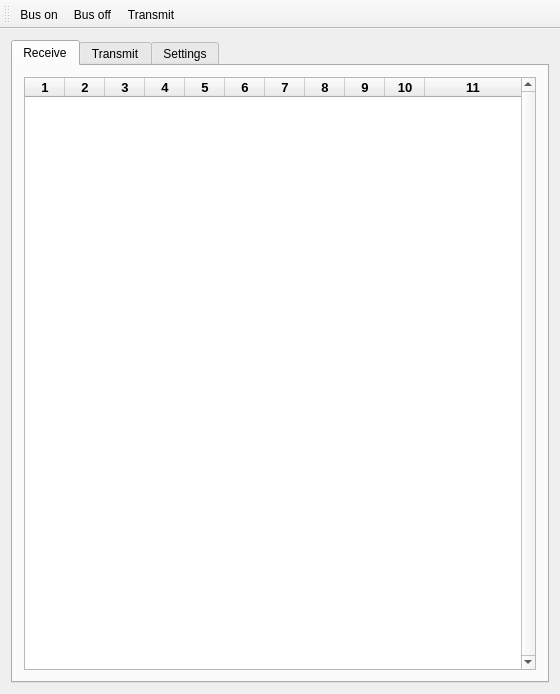
<?xml version="1.0" encoding="UTF-8"?>
<ui version="4.0">
 <class>MainWindow</class>
 <widget class="QMainWindow" name="MainWindow">
  <property name="geometry">
   <rect>
    <x>0</x>
    <y>0</y>
    <width>558</width>
    <height>694</height>
   </rect>
  </property>
  <property name="contextMenuPolicy">
   <enum>Qt::ActionsContextMenu</enum>
  </property>
  <property name="windowTitle">
   <string>Qt CAN Demo</string>
  </property>
  <widget class="QWidget" name="centralWidget">
   <layout class="QVBoxLayout" name="verticalLayout_2">
    <item>
     <widget class="QTabWidget" name="tabWidget">
      <property name="currentIndex">
       <number>0</number>
      </property>
      <widget class="QWidget" name="tab">
       <attribute name="title">
        <string>Receive</string>
       </attribute>
       <layout class="QVBoxLayout" name="verticalLayout_5">
        <item>
         <widget class="QTableWidget" name="tableWidgetOutput">
          <property name="font">
           <font>
            <family>System</family>
            <pointsize>10</pointsize>
            <weight>75</weight>
            <bold>true</bold>
           </font>
          </property>
          <property name="verticalScrollBarPolicy">
           <enum>Qt::ScrollBarAlwaysOn</enum>
          </property>
          <property name="alternatingRowColors">
           <bool>true</bool>
          </property>
          <property name="gridStyle">
           <enum>Qt::DotLine</enum>
          </property>
          <property name="sortingEnabled">
           <bool>false</bool>
          </property>
          <property name="wordWrap">
           <bool>false</bool>
          </property>
          <property name="cornerButtonEnabled">
           <bool>false</bool>
          </property>
          <property name="rowCount">
           <number>0</number>
          </property>
          <property name="columnCount">
           <number>11</number>
          </property>
          <attribute name="horizontalHeaderDefaultSectionSize">
           <number>40</number>
          </attribute>
          <attribute name="horizontalHeaderStretchLastSection">
           <bool>true</bool>
          </attribute>
          <attribute name="verticalHeaderVisible">
           <bool>false</bool>
          </attribute>
          <attribute name="verticalHeaderDefaultSectionSize">
           <number>12</number>
          </attribute>
          <attribute name="verticalHeaderHighlightSections">
           <bool>false</bool>
          </attribute>
          <attribute name="verticalHeaderMinimumSectionSize">
           <number>10</number>
          </attribute>
          <column/>
          <column/>
          <column/>
          <column/>
          <column/>
          <column/>
          <column/>
          <column/>
          <column/>
          <column/>
          <column/>
         </widget>
        </item>
       </layout>
      </widget>
      <widget class="QWidget" name="tab_3">
       <attribute name="title">
        <string>Transmit</string>
       </attribute>
       <layout class="QVBoxLayout" name="verticalLayout_7">
        <item>
         <widget class="QGroupBox" name="groupBox_4">
          <property name="title">
           <string>Message</string>
          </property>
          <layout class="QVBoxLayout" name="verticalLayout_8">
           <item>
            <layout class="QHBoxLayout" name="horizontalLayout_6">
             <item>
              <widget class="QLabel" name="label_6">
               <property name="minimumSize">
                <size>
                 <width>60</width>
                 <height>0</height>
                </size>
               </property>
               <property name="text">
                <string>ID</string>
               </property>
               <property name="alignment">
                <set>Qt::AlignRight|Qt::AlignTrailing|Qt::AlignVCenter</set>
               </property>
              </widget>
             </item>
             <item>
              <widget class="QSpinBox" name="spinBoxID">
               <property name="maximum">
                <number>536870911</number>
               </property>
              </widget>
             </item>
             <item>
              <widget class="QCheckBox" name="checkBoxExtID">
               <property name="text">
                <string>Extended</string>
               </property>
              </widget>
             </item>
             <item>
              <spacer name="horizontalSpacer_6">
               <property name="orientation">
                <enum>Qt::Horizontal</enum>
               </property>
               <property name="sizeHint" stdset="0">
                <size>
                 <width>40</width>
                 <height>20</height>
                </size>
               </property>
              </spacer>
             </item>
            </layout>
           </item>
           <item>
            <layout class="QHBoxLayout" name="horizontalLayout_5">
             <item>
              <widget class="QLabel" name="label_5">
               <property name="minimumSize">
                <size>
                 <width>60</width>
                 <height>0</height>
                </size>
               </property>
               <property name="text">
                <string>DLC</string>
               </property>
               <property name="alignment">
                <set>Qt::AlignRight|Qt::AlignTrailing|Qt::AlignVCenter</set>
               </property>
              </widget>
             </item>
             <item>
              <widget class="QSpinBox" name="spinBoxDLC">
               <property name="maximum">
                <number>8</number>
               </property>
              </widget>
             </item>
             <item>
              <spacer name="horizontalSpacer_5">
               <property name="orientation">
                <enum>Qt::Horizontal</enum>
               </property>
               <property name="sizeHint" stdset="0">
                <size>
                 <width>40</width>
                 <height>20</height>
                </size>
               </property>
              </spacer>
             </item>
            </layout>
           </item>
           <item>
            <layout class="QHBoxLayout" name="horizontalLayout_3">
             <item>
              <widget class="QLabel" name="label_4">
               <property name="minimumSize">
                <size>
                 <width>60</width>
                 <height>0</height>
                </size>
               </property>
               <property name="text">
                <string>Data 0..7</string>
               </property>
               <property name="alignment">
                <set>Qt::AlignRight|Qt::AlignTrailing|Qt::AlignVCenter</set>
               </property>
              </widget>
             </item>
             <item>
              <widget class="QSpinBox" name="spinBoxData0">
               <property name="maximum">
                <number>255</number>
               </property>
              </widget>
             </item>
             <item>
              <widget class="QSpinBox" name="spinBoxData1">
               <property name="maximum">
                <number>255</number>
               </property>
              </widget>
             </item>
             <item>
              <widget class="QSpinBox" name="spinBoxData2">
               <property name="maximum">
                <number>255</number>
               </property>
              </widget>
             </item>
             <item>
              <widget class="QSpinBox" name="spinBoxData3">
               <property name="maximum">
                <number>255</number>
               </property>
              </widget>
             </item>
             <item>
              <widget class="QSpinBox" name="spinBoxData4">
               <property name="maximum">
                <number>255</number>
               </property>
              </widget>
             </item>
             <item>
              <widget class="QSpinBox" name="spinBoxData5">
               <property name="maximum">
                <number>255</number>
               </property>
              </widget>
             </item>
             <item>
              <widget class="QSpinBox" name="spinBoxData6">
               <property name="maximum">
                <number>255</number>
               </property>
              </widget>
             </item>
             <item>
              <widget class="QSpinBox" name="spinBoxData7">
               <property name="maximum">
                <number>255</number>
               </property>
              </widget>
             </item>
             <item>
              <spacer name="horizontalSpacer_3">
               <property name="orientation">
                <enum>Qt::Horizontal</enum>
               </property>
               <property name="sizeHint" stdset="0">
                <size>
                 <width>40</width>
                 <height>20</height>
                </size>
               </property>
              </spacer>
             </item>
            </layout>
           </item>
          </layout>
         </widget>
        </item>
        <item>
         <spacer name="verticalSpacer_2">
          <property name="orientation">
           <enum>Qt::Vertical</enum>
          </property>
          <property name="sizeHint" stdset="0">
           <size>
            <width>20</width>
            <height>40</height>
           </size>
          </property>
         </spacer>
        </item>
       </layout>
      </widget>
      <widget class="QWidget" name="tab_2">
       <attribute name="title">
        <string>Settings</string>
       </attribute>
       <layout class="QVBoxLayout" name="verticalLayout">
        <item>
         <widget class="QGroupBox" name="groupBox">
          <property name="title">
           <string>Channel</string>
          </property>
          <layout class="QVBoxLayout" name="verticalLayout_3">
           <item>
            <layout class="QHBoxLayout" name="horizontalLayout_4">
             <item>
              <widget class="QComboBox" name="comboBoxChannel">
               <property name="sizePolicy">
                <sizepolicy hsizetype="Minimum" vsizetype="Fixed">
                 <horstretch>0</horstretch>
                 <verstretch>0</verstretch>
                </sizepolicy>
               </property>
               <property name="minimumSize">
                <size>
                 <width>200</width>
                 <height>0</height>
                </size>
               </property>
              </widget>
             </item>
             <item>
              <widget class="QPushButton" name="pushButtonRefresh">
               <property name="maximumSize">
                <size>
                 <width>228</width>
                 <height>16777215</height>
                </size>
               </property>
               <property name="text">
                <string>Refresh</string>
               </property>
              </widget>
             </item>
             <item>
              <spacer name="horizontalSpacer_4">
               <property name="orientation">
                <enum>Qt::Horizontal</enum>
               </property>
               <property name="sizeHint" stdset="0">
                <size>
                 <width>40</width>
                 <height>20</height>
                </size>
               </property>
              </spacer>
             </item>
            </layout>
           </item>
           <item>
            <widget class="QCheckBox" name="checkBoxExclusive">
             <property name="text">
              <string>Exclusive</string>
             </property>
            </widget>
           </item>
           <item>
            <widget class="QCheckBox" name="checkBoxSilentMode">
             <property name="text">
              <string>Silent mode</string>
             </property>
            </widget>
           </item>
          </layout>
         </widget>
        </item>
        <item>
         <widget class="QGroupBox" name="groupBox_2">
          <property name="title">
           <string>Bus Parameters</string>
          </property>
          <layout class="QVBoxLayout" name="verticalLayout_4">
           <item>
            <layout class="QHBoxLayout" name="horizontalLayout">
             <item>
              <widget class="QLabel" name="label">
               <property name="text">
                <string>Bitrate:</string>
               </property>
              </widget>
             </item>
             <item>
              <widget class="QComboBox" name="comboBoxBusSpeed"/>
             </item>
             <item>
              <widget class="QLabel" name="label_2">
               <property name="text">
                <string>bit/s</string>
               </property>
              </widget>
             </item>
             <item>
              <spacer name="horizontalSpacer">
               <property name="orientation">
                <enum>Qt::Horizontal</enum>
               </property>
               <property name="sizeHint" stdset="0">
                <size>
                 <width>40</width>
                 <height>20</height>
                </size>
               </property>
              </spacer>
             </item>
            </layout>
           </item>
          </layout>
         </widget>
        </item>
        <item>
         <widget class="QGroupBox" name="groupBox_3">
          <property name="title">
           <string>Receive</string>
          </property>
          <layout class="QVBoxLayout" name="verticalLayout_6">
           <item>
            <widget class="QCheckBox" name="checkBoxHexId">
             <property name="text">
              <string>ID in hex</string>
             </property>
            </widget>
           </item>
           <item>
            <widget class="QCheckBox" name="checkBoxHexFlags">
             <property name="text">
              <string>Flags in hex</string>
             </property>
             <property name="checked">
              <bool>true</bool>
             </property>
            </widget>
           </item>
           <item>
            <widget class="QCheckBox" name="checkBoxHexData">
             <property name="text">
              <string>Data in hex</string>
             </property>
             <property name="checked">
              <bool>true</bool>
             </property>
            </widget>
           </item>
          </layout>
         </widget>
        </item>
        <item>
         <spacer name="verticalSpacer">
          <property name="orientation">
           <enum>Qt::Vertical</enum>
          </property>
          <property name="sizeHint" stdset="0">
           <size>
            <width>20</width>
            <height>40</height>
           </size>
          </property>
         </spacer>
        </item>
       </layout>
      </widget>
     </widget>
    </item>
   </layout>
  </widget>
  <widget class="QToolBar" name="mainToolBar">
   <property name="enabled">
    <bool>true</bool>
   </property>
   <property name="toolButtonStyle">
    <enum>Qt::ToolButtonTextUnderIcon</enum>
   </property>
   <attribute name="toolBarArea">
    <enum>TopToolBarArea</enum>
   </attribute>
   <attribute name="toolBarBreak">
    <bool>false</bool>
   </attribute>
   <addaction name="actionBusOn"/>
   <addaction name="actionBusOff"/>
   <addaction name="actionTransmit"/>
  </widget>
  <action name="actionBusOn">
   <property name="icon">
    <iconset resource="graphics.qrc">
     <normaloff>:/new/icons/play64.png</normaloff>:/new/icons/play64.png</iconset>
   </property>
   <property name="text">
    <string>Bus on</string>
   </property>
   <property name="shortcut">
    <string>O</string>
   </property>
  </action>
  <action name="actionBusOff">
   <property name="icon">
    <iconset resource="graphics.qrc">
     <normaloff>:/new/icons/stop64.png</normaloff>:/new/icons/stop64.png</iconset>
   </property>
   <property name="text">
    <string>Bus off</string>
   </property>
   <property name="shortcut">
    <string>F</string>
   </property>
  </action>
  <action name="actionTransmit">
   <property name="icon">
    <iconset resource="graphics.qrc">
     <normaloff>:/new/icons/send64.png</normaloff>:/new/icons/send64.png</iconset>
   </property>
   <property name="text">
    <string>Transmit</string>
   </property>
   <property name="toolTip">
    <string>Transmit</string>
   </property>
   <property name="shortcut">
    <string>T</string>
   </property>
  </action>
 </widget>
 <layoutdefault spacing="6" margin="11"/>
 <resources>
  <include location="graphics.qrc"/>
 </resources>
 <connections>
  <connection>
   <sender>pushButtonRefresh</sender>
   <signal>clicked()</signal>
   <receiver>MainWindow</receiver>
   <slot>refreshChannels()</slot>
   <hints>
    <hint type="sourcelabel">
     <x>374</x>
     <y>109</y>
    </hint>
    <hint type="destinationlabel">
     <x>262</x>
     <y>314</y>
    </hint>
   </hints>
  </connection>
  <connection>
   <sender>tabWidget</sender>
   <signal>currentChanged(int)</signal>
   <receiver>MainWindow</receiver>
   <slot>refreshChannels()</slot>
   <hints>
    <hint type="sourcelabel">
     <x>262</x>
     <y>331</y>
    </hint>
    <hint type="destinationlabel">
     <x>262</x>
     <y>314</y>
    </hint>
   </hints>
  </connection>
  <connection>
   <sender>comboBoxChannel</sender>
   <signal>activated(int)</signal>
   <receiver>MainWindow</receiver>
   <slot>setChannel(int)</slot>
   <hints>
    <hint type="sourcelabel">
     <x>180</x>
     <y>108</y>
    </hint>
    <hint type="destinationlabel">
     <x>262</x>
     <y>314</y>
    </hint>
   </hints>
  </connection>
  <connection>
   <sender>actionBusOff</sender>
   <signal>triggered()</signal>
   <receiver>MainWindow</receiver>
   <slot>goBusOff()</slot>
   <hints>
    <hint type="sourcelabel">
     <x>-1</x>
     <y>-1</y>
    </hint>
    <hint type="destinationlabel">
     <x>262</x>
     <y>314</y>
    </hint>
   </hints>
  </connection>
  <connection>
   <sender>comboBoxBusSpeed</sender>
   <signal>activated(int)</signal>
   <receiver>MainWindow</receiver>
   <slot>setBitrate(int)</slot>
   <hints>
    <hint type="sourcelabel">
     <x>125</x>
     <y>240</y>
    </hint>
    <hint type="destinationlabel">
     <x>262</x>
     <y>314</y>
    </hint>
   </hints>
  </connection>
  <connection>
   <sender>actionTransmit</sender>
   <signal>triggered()</signal>
   <receiver>MainWindow</receiver>
   <slot>sendMessage()</slot>
   <hints>
    <hint type="sourcelabel">
     <x>-1</x>
     <y>-1</y>
    </hint>
    <hint type="destinationlabel">
     <x>268</x>
     <y>324</y>
    </hint>
   </hints>
  </connection>
  <connection>
   <sender>actionBusOn</sender>
   <signal>triggered()</signal>
   <receiver>MainWindow</receiver>
   <slot>goBusOn()</slot>
   <hints>
    <hint type="sourcelabel">
     <x>-1</x>
     <y>-1</y>
    </hint>
    <hint type="destinationlabel">
     <x>278</x>
     <y>346</y>
    </hint>
   </hints>
  </connection>
 </connections>
 <slots>
  <slot>refreshChannels()</slot>
  <slot>setChannel(int)</slot>
  <slot>goBusOn()</slot>
  <slot>goBusOff()</slot>
  <slot>setBitrate(int)</slot>
  <slot>updateMaxRows(int)</slot>
  <slot>sendMessage()</slot>
 </slots>
</ui>
